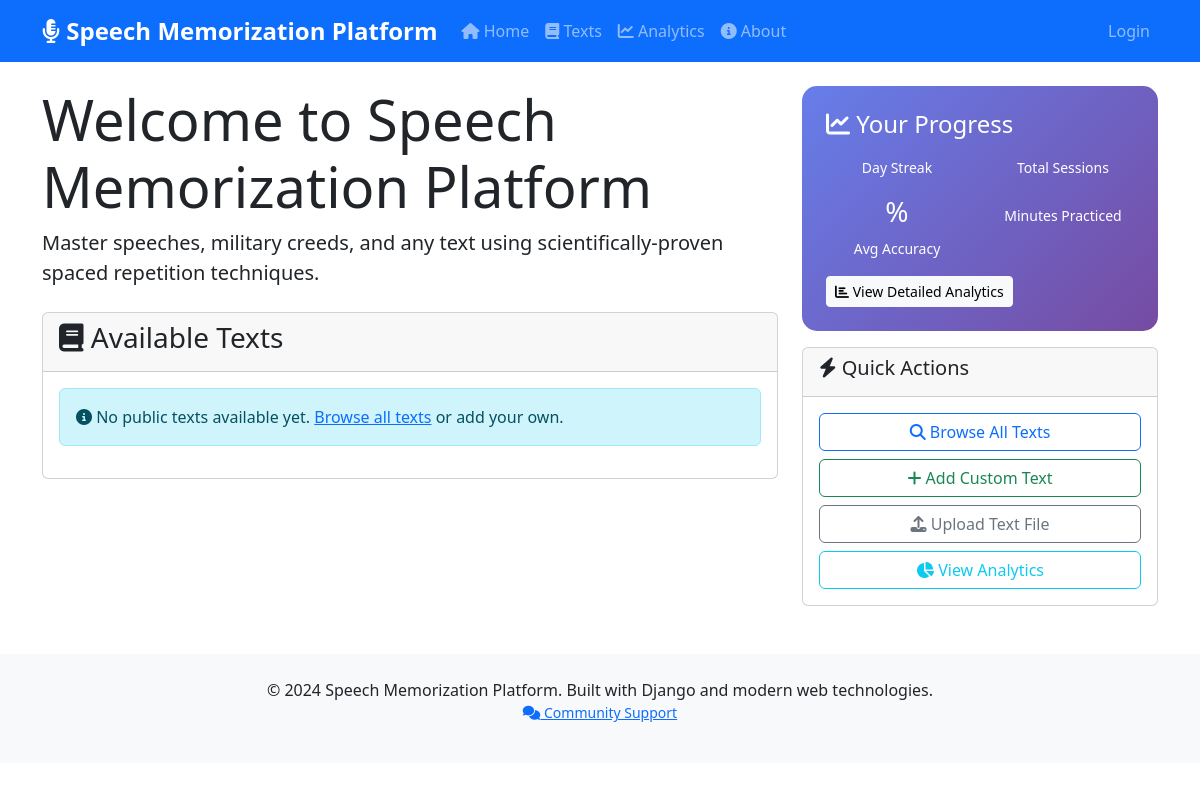
Before: / with the older database file.
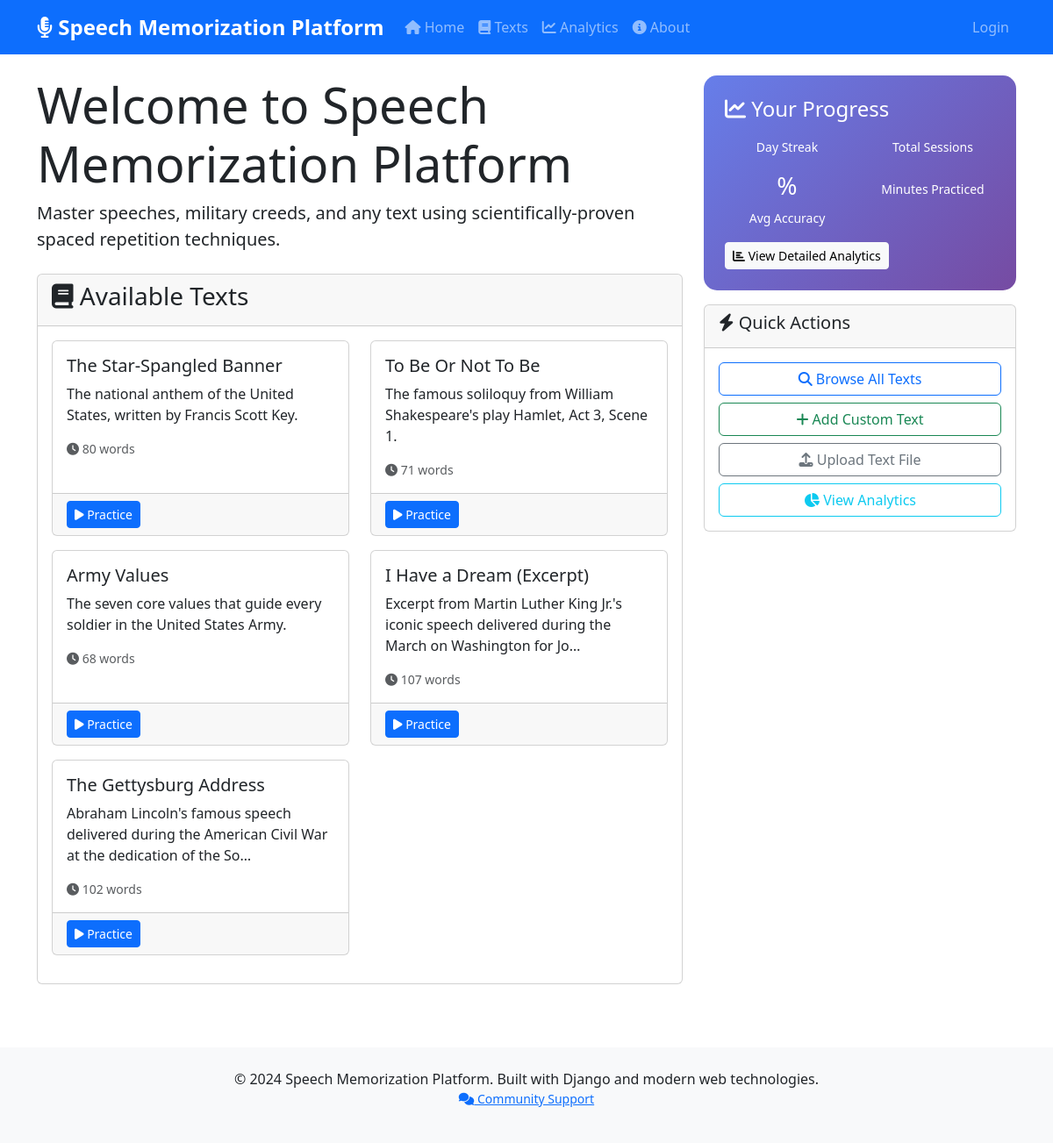
After: the same page with the newer database file.
### memorization/models.py (models this page shows, shortened)
class Text(models.Model):
    DIFFICULTY_CHOICES = [
        ('beginner', 'Beginner'),
        ('intermediate', 'Intermediate'),
        ('advanced', 'Advanced'),
        ('expert', 'Expert'),
    ]
    title = models.CharField(max_length=200)
    content = models.TextField()
    description = models.TextField(blank=True, null=True)
    tags = models.CharField(max_length=500, blank=True, help_text="Comma-separated tags")
    difficulty = models.CharField(max_length=20, choices=DIFFICULTY_CHOICES, default='beginner')
    time_limit = models.PositiveIntegerField(null=True, blank=True, help_text="Suggested time limit in minutes")
    created_by = models.ForeignKey(User, on_delete=models.CASCADE, related_name='created_texts')
    created_at = models.DateTimeField(auto_now_add=True)
    updated_at = models.DateTimeField(auto_now=True)
    is_public = models.BooleanField(default=False)
    word_count = models.PositiveIntegerField(default=0)
    class Meta:
        ordering = ['-created_at']

### core/views.py (the view, shortened to what this page needs)
# urls.py: 2. Add a URL to urlpatterns:  path('', views.home, name='home')
def home(request):
    demo_texts = [
        {
            'id': 1,
            'title': 'Army Creed',
            'description': 'The Soldier\'s Creed - fundamental beliefs of American soldiers',
            'word_count': 89,
            'content': 'I am an American Soldier. I am a warrior and a member of a team. I serve the people of the United States, and live the Army Values...'
        },
        {
            'id': 2,
            'title': 'Navy Creed',
            'description': 'The Sailor\'s Creed - core values of Navy personnel',
            'word_count': 76,
            'content': 'I am a United States Sailor. I will support and defend the Constitution of the United States of America...'
        },
        {
            'id': 3,
            'title': 'Air Force Creed',
            'description': 'The Airman\'s Creed - commitment to excellence in all we do',
            'word_count': 95,
            'content': 'I am an American Airman. I am a Warrior. I have answered my Nation\'s call...'
        },
        {
            'id': 4,
            'title': 'Marine Corps Creed',
            'description': 'My Creed - the spirit that has sustained Marines for over 240 years',
            'word_count': 112,
            'content': 'My rifle and myself know that what counts in this war is not the rounds we fire...'
        }
    ]
    if MODELS_AVAILABLE:
        try:
            if not request.user.is_authenticated:
                texts = Text.objects.filter(is_public=True).order_by('-created_at')[:5]
                context = {
                    'texts': texts,
                    'is_public': True,
                }
                return render(request, 'core/home.html', context)
        except Exception:
            context = {
                'texts': demo_texts,
                'is_demo': True,
                'demo_message': 'Demo mode - database not available'
            }
    else:
        context = {
            'texts': demo_texts,
            'is_demo': True,
            'demo_message': 'Demo mode - showing sample military creeds'
        }
    return render(request, 'core/home.html', context)

### templates/core/home.html (shortened to what this page needs)
{% extends 'base.html' %}
{% block content %}
<div class="row">
    <div class="col-lg-8">
        <div class="welcome-section mb-4">
            <h1 class="display-4">Welcome to Speech Memorization Platform</h1>
            <p class="lead">Master speeches, military creeds, and any text using scientifically-proven spaced repetition techniques.</p>
        </div>
        <div class="card mb-4">
            <div class="card-header">
                <h3><i class="fas fa-book"></i> Available Texts</h3>
            </div>
            <div class="card-body">
                {% if texts %}
                    <div class="row">
                        {% for text in texts %}
                            <div class="col-md-6 mb-3">
                                <div class="card h-100">
                                    <div class="card-body">
                                        <h5 class="card-title">{{ text.title }}</h5>
                                        <p class="card-text">{{ text.description|truncatechars:100 }}</p>
                                        <div class="d-flex justify-content-between align-items-center">
                                            <small class="text-muted">
                                                <i class="fas fa-clock"></i> {{ text.word_count }} words
                                            </small>
                                            <span class="badge bg-{{ text.difficulty|default:'primary' }}">
                                            </span>
                                        </div>
                                    </div>
                                    <div class="card-footer">
                                        <a href="{% url 'practice_text' text.id %}" class="btn btn-primary btn-sm">
                                            <i class="fas fa-play"></i> Practice
                                        </a>
                                    </div>
                                </div>
                            </div>
                        {% endfor %}
                    </div>
                {% else %}
                    <div class="alert alert-info">
                        <i class="fas fa-info-circle"></i> No public texts available yet.
                        <a href="{% url 'text_list' %}">Browse all texts</a> or add your own.
                    </div>
                {% endif %}
            </div>
        </div>
    </div>
    <div class="col-lg-4">
        <div class="analytics-card">
            <h4><i class="fas fa-chart-line"></i> Your Progress</h4>
            <div class="row text-center">
                <div class="col-6">
                    <small>Day Streak</small>
                </div>
                <div class="col-6">
                    <small>Total Sessions</small>
                </div>
            </div>
            <div class="row text-center mt-3">
                <div class="col-6">
                    <h3>{{ user_analytics.average_accuracy|floatformat:1 }}%</h3>
                    <small>Avg Accuracy</small>
                </div>
                <div class="col-6">
                    <small>Minutes Practiced</small>
                </div>
            </div>
            <div class="mt-3">
                <a href="{% url 'analytics' %}" class="btn btn-light btn-sm">
                    <i class="fas fa-chart-bar"></i> View Detailed Analytics
                </a>
            </div>
        </div>
        <div class="card mt-3">
            <div class="card-header">
                <h5><i class="fas fa-bolt"></i> Quick Actions</h5>
            </div>
            <div class="card-body">
                <div class="d-grid gap-2">
                    <a href="{% url 'text_list' %}" class="btn btn-outline-primary">
                        <i class="fas fa-search"></i> Browse All Texts
                    </a>
                    <a href="{% url 'create_text' %}" class="btn btn-outline-success">
                        <i class="fas fa-plus"></i> Add Custom Text
                    </a>
                    <a href="{% url 'upload_text_file' %}" class="btn btn-outline-secondary">
                        <i class="fas fa-upload"></i> Upload Text File
                    </a>
                    <a href="{% url 'analytics' %}" class="btn btn-outline-info">
                        <i class="fas fa-chart-pie"></i> View Analytics
                    </a>
                </div>
            </div>
        </div>
    </div>
</div>
{% endblock %}

### templates/base.html (shortened to what this page needs)
<!DOCTYPE html>
<html lang="en">
<head>
    <link href="https://cdn.jsdelivr.net/npm/bootstrap@5.3.0/dist/css/bootstrap.min.css" rel="stylesheet">
    <link href="https://cdnjs.cloudflare.com/ajax/libs/font-awesome/6.4.0/css/all.min.css" rel="stylesheet">
</head>
<body>
    <nav class="navbar navbar-expand-lg navbar-dark bg-primary">
        <div class="container">
            <a class="navbar-brand" href="{% url 'home' %}">
                <i class="fas fa-microphone-alt"></i> Speech Memorization Platform
            </a>
            <div class="collapse navbar-collapse" id="navbarNav">
                <ul class="navbar-nav me-auto">
                    <li class="nav-item">
                        <a class="nav-link" href="{% url 'home' %}">
                            <i class="fas fa-home"></i> Home
                        </a>
                    </li>
                    <li class="nav-item">
                        <a class="nav-link" href="{% url 'text_list' %}">
                            <i class="fas fa-book"></i> Texts
                        </a>
                    </li>
                    <li class="nav-item">
                        <a class="nav-link" href="{% url 'analytics' %}">
                            <i class="fas fa-chart-line"></i> Analytics
                        </a>
                    </li>
                    <li class="nav-item">
                        <a class="nav-link" href="{% url 'about' %}">
                            <i class="fas fa-info-circle"></i> About
                        </a>
                    </li>
                </ul>
                <ul class="navbar-nav">
                    {% if user.is_authenticated %}
                        <li class="nav-item dropdown">
                            <a class="nav-link dropdown-toggle" href="#" id="navbarDropdown" role="button" data-bs-toggle="dropdown">
                                <i class="fas fa-user"></i> {{ user.username }}
                            </a>
                            <ul class="dropdown-menu">
                                <li><a class="dropdown-item" href="{% url 'analytics' %}">My Progress</a></li>
                                <li><hr class="dropdown-divider"></li>
                                <li><a class="dropdown-item" href="{% url 'logout' %}">Logout</a></li>
                            </ul>
                        </li>
                    {% else %}
                        <li class="nav-item">
                            <a class="nav-link" href="{% url 'login' %}">Login</a>
                        </li>
                    {% endif %}
                </ul>
            </div>
        </div>
    </nav>
    <main class="container mt-4">
        {% block content %}{% endblock %}
    </main>
    <footer class="bg-light mt-5 py-4">
        <div class="container text-center">
            <p class="mb-0">&copy; 2024 Speech Memorization Platform. Built with Django and modern web technologies.</p>
            <p class="small text-muted">
                <a href="https://matrix.to/#/%23speech-memorization-platform:irregularchat.com" target="_blank">
                    <i class="fas fa-comments"></i> Community Support
                </a>
            </p>
        </div>
    </footer>
</body>
</html>

### templates/base.html (style rules this page uses)
.analytics-card { background: linear-gradient(135deg, #667eea 0%, #764ba2 100%); color: white; border-radius: 15px; padding: 1.5rem; margin-bottom: 1rem; }
.navbar-brand { font-weight: bold; font-size: 1.5rem; }

Changed rows visible on the page:
added Text: title "The Star-Spangled Banner", description "The national anthem of the United States, written by Francis Scott Key.", word_count "80"
added Text: title "To Be Or Not To Be", description "The famous soliloquy from William Shakespeare's play Hamlet, Act 3, Scene 1.", word_count "71"
added Text: title "Army Values", description "The seven core values that guide every soldier in the United States Army.", word_count "68"
added Text: title "I Have a Dream (Excerpt)", description "Excerpt from Martin Luther King Jr.'s iconic speech delivered during the March on Washington for Jo…", word_count "107"
added Text: title "The Gettysburg Address", description "Abraham Lincoln's famous speech delivered during the American Civil War at the dedication of the So…", word_count "102"
Other visible differences:
text no longer shown: "No public texts available yet. Browse all texts or add your own."
